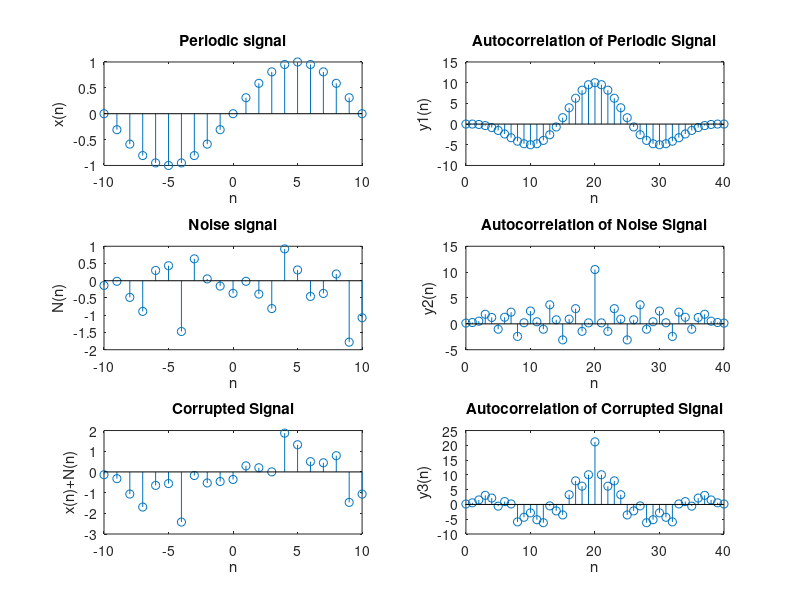

The MATLAB script that drew this image:
nx=-10:10; 
x=sin(nx*2*pi/20); 
x2=fliplr(x); 
y1=conv(x,x2) 
ny1=0:length(y1)-1; 
subplot(3,2,1); 
stem(nx,x); 
xlabel('n'); 
ylabel('x(n)'); 
title('Periodic signal'); 
subplot(3,2,2); 
stem(ny1,y1); 
xlabel('n'); 
ylabel('y1(n)'); 
title('Autocorrelation of Periodic Signal'); 
%Matlab program to find autocorrelation of a noise signal 
x_noisy=awgn(x,5); 
noise=x_noisy-x; 
noise2=fliplr(noise); 
y2=conv(noise,noise2) 
ny2=0:length(y2)-1; 
subplot(3,2,3); 
stem(nx,noise); 
xlabel('n'); 
ylabel('N(n)'); 
title('Noise signal'); 
subplot(3,2,4); 
stem(ny2,y2); 
xlabel('n'); 
ylabel('y2(n)'); 
title('Autocorrelation of Noise Signal'); 
%Matlab program to find autocorrelation of a noisy periodic signal 
x_noisy2=fliplr(x_noisy); 
y3=conv(x_noisy,x_noisy2) 
ny3=0:length(y3)-1; 
subplot(3,2,5); 
stem(nx,x_noisy); 
xlabel('n'); 
ylabel('x(n)+N(n)'); 
title('Corrupted Signal'); 
subplot(3,2,6); 
stem(ny3,y3); 
xlabel('n'); 
ylabel('y3(n)'); 
title('Autocorrelation of Corrupted Signal');